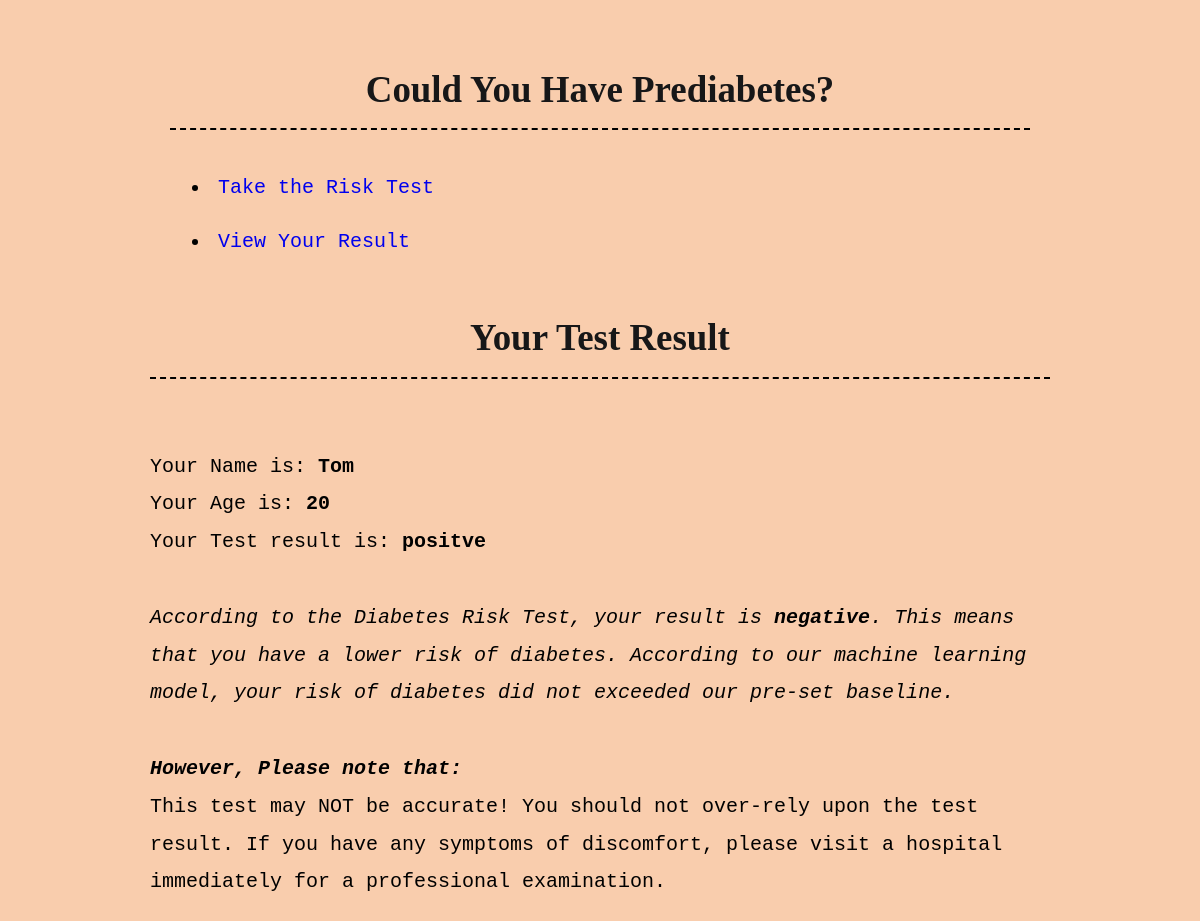
Before: /view/ with the older database file.
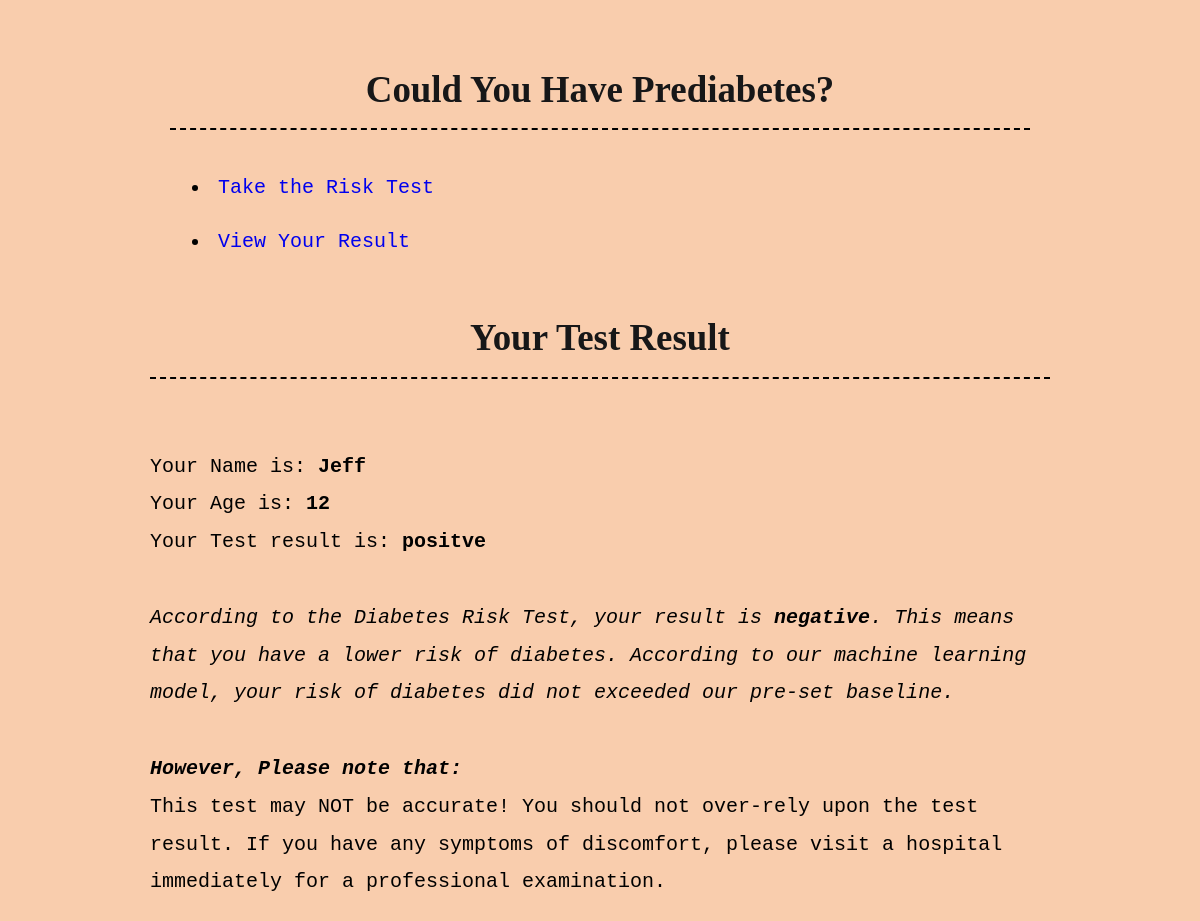
After: the same page with the newer database file.
### tables this page shows
CREATE TABLE messages (id integer PRIMARY KEY AUTOINCREMENT, handle text, message text, result text);

### app.py (the view)
@app.route("/view/", methods=['GET'])
def view():
    return render_template("view.html", messages = random_messages(1))

### app.py (called while the page is built)
def get_message_db():
    if "message_db" not in g:
        g.message_db = sqlite3.connect("messages_db.sqlite")
    cursor = g.message_db.cursor()
    cmd = "CREATE TABLE IF NOT EXISTS messages (id integer PRIMARY KEY AUTOINCREMENT, handle text, message text, result text)"
    cursor.execute(cmd)
    cursor.close()
    return g.message_db

def random_messages(n):
    db = get_message_db()
    cursor = db.cursor()
    n_random_message = cursor.execute(f'SELECT message, handle, result FROM messages ORDER BY id Desc LIMIT {n}').fetchall()
    db.close()
    return n_random_message

### templates/view.html
{% extends 'base.html' %}
{% block header %}
<h1>{% block title %}Your Test Result{% endblock %}</h1>
{% endblock %}
{% block content %}
  {% for m in messages %}
  <br>
  Your Name is: <b>{{m.1}}</b>
  <br>
  Your Age is: <b>{{m.0}}</b>
  <br>
  Your Test result is: <b>{{m.2}}</b>
  <br>
  {% if m.2 == "positive" %}
  <br>
  According to our Diabetes Risk Test, your result is <b>positive</b>. This means that you have a high risk of diabetes. According to our machine learning model, your risk of diabetes exceeded our pre-set baseline. We strongly recommend that you visit a hospital immediately for a professional physical examination!
  <br>
  <br>
  <i><b>Please also note that:</b></i>
  <br>
  This test may NOT be accurate! You should not over-rely upon the test result. If you have any symptoms of discomfort, please visit a hospital immediately for a professional examination.
  {% else %}
  <br>
  <i>According to the Diabetes Risk Test, your result is <b>negative</b>. This means that you have a lower risk of diabetes. According to our machine learning model, your risk of diabetes did not exceeded our pre-set baseline.</i>
  <br>
  <br>
  <i><b>However, Please note that:</b></i>
  <br>
  This test may NOT be accurate! You should not over-rely upon the test result. If you have any symptoms of discomfort, please visit a hospital immediately for a professional examination.
  {% endif %}
  {% endfor %}
{% endblock %}

Changed rows visible on the page:
no longer on this page (row unchanged): messages: handle "Tom", message "20", result "positve", shows "According to the Diabetes Risk Test, your result is"
added messages: handle "Jeff", message "12", result "positve", shows "According to the Diabetes Risk Test, your result is"
